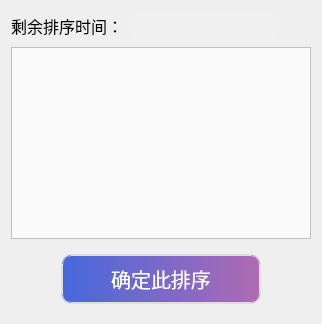
        <widget class="QWidget" name="Thumbnail_of_this_group">
         <attribute name="title">
          <string>本组图片缩略图</string>
         </attribute>
         <layout class="QVBoxLayout" name="verticalLayout" stretch="0,1,0">
          <item>
           <layout class="QHBoxLayout" name="horizontalLayout_6" stretch="0,0,1">
            <item>
             <widget class="QLabel" name="label">
              <property name="font">
               <font>
                <family>黑体</family>
                <pointsize>12</pointsize>
                <weight>50</weight>
                <italic>false</italic>
                <bold>false</bold>
               </font>
              </property>
              <property name="styleSheet">
               <string notr="true">border:none;
font: 12pt &quot;黑体&quot;;</string>
              </property>
              <property name="text">
               <string>剩余排序时间：</string>
              </property>
             </widget>
            </item>
            <item>
             <widget class="QLineEdit" name="lineEdit">
              <property name="minimumSize">
               <size>
                <width>150</width>
                <height>30</height>
               </size>
              </property>
              <property name="maximumSize">
               <size>
                <width>150</width>
                <height>30</height>
               </size>
              </property>
              <property name="font">
               <font>
                <family>Microsoft YaHei UI</family>
                <pointsize>15</pointsize>
                <weight>50</weight>
                <italic>false</italic>
                <bold>false</bold>
               </font>
              </property>
              <property name="styleSheet">
               <string notr="true">border:none;
font: 15pt &quot;Microsoft YaHei UI&quot;;
color: rgb(255, 85, 0);
background-color: rgb(240, 240, 240);
border-radius:10px;</string>
              </property>
              <property name="text">
               <string/>
              </property>
              <property name="readOnly">
               <bool>true</bool>
              </property>
             </widget>
            </item>
            <item>
             <widget class="QLabel" name="label_51">
              <property name="text">
               <string/>
              </property>
             </widget>
            </item>
           </layout>
          </item>
          <item>
           <widget class="QListWidget" name="listWidget">
            <property name="minimumSize">
             <size>
              <width>300</width>
              <height>0</height>
             </size>
            </property>
            <property name="maximumSize">
             <size>
              <width>600</width>
              <height>16777215</height>
             </size>
            </property>
            <property name="styleSheet">
             <string notr="true">#listWidget {
	font: 16px &quot;黑体&quot;;
    outline: 0px;
    background-color: rgb(250, 250, 250);
}

#listWidget::item {
    min-height: 80px;
}

#listWidget::item:hover {
    background-color: rgb(225, 230, 235);
}

#listWidget::item:selected {
    color: white;
}</string>
            </property>
            <property name="autoScrollMargin">
             <number>16</number>
            </property>
            <property name="dragEnabled">
             <bool>true</bool>
            </property>
            <property name="dragDropMode">
             <enum>QAbstractItemView::InternalMove</enum>
            </property>
            <property name="iconSize">
             <size>
              <width>132</width>
              <height>99</height>
             </size>
            </property>
            <property name="gridSize">
             <size>
              <width>0</width>
              <height>100</height>
             </size>
            </property>
           </widget>
          </item>
          <item>
           <widget class="QWidget" name="compare_widget" native="true">
            <property name="font">
             <font>
              <pointsize>13</pointsize>
             </font>
            </property>
            <layout class="QHBoxLayout" name="horizontalLayout_2">
             <item>
              <widget class="QPushButton" name="equal_btn">
               <property name="minimumSize">
                <size>
                 <width>200</width>
                 <height>50</height>
                </size>
               </property>
               <property name="maximumSize">
                <size>
                 <width>30</width>
                 <height>16777215</height>
                </size>
               </property>
               <property name="font">
                <font>
                 <family>微软雅黑</family>
                 <pointsize>15</pointsize>
                </font>
               </property>
               <property name="layoutDirection">
                <enum>Qt::LeftToRight</enum>
               </property>
               <property name="styleSheet">
                <string notr="true">QPushButton:hover {
	background:qlineargradient(spread:pad,x1:0,y1:0,x2:1,y2:0,stop:0 #fffbd5,stop:1 #0083b0);border-top-left-radius:2px;border-top-right-radius:2px;
	
}

QPushButton:pressed {
	background:qlineargradient(spread:pad,x1:0,y1:0,x2:1,y2:0,stop:0 #23074d,stop:1 #cc5333);border-top-left-radius:2px;border-top-right-radius:2px;
}

QPushButton:disabled {
	color: rgb(88, 88, 88);
	background-color: rgb(208, 208, 208);
}

QPushButton {
	border:2px double;
	border-color: rgb(223, 223, 223);
	background:qlineargradient(spread:pad,x1:0,y1:0,x2:1,y2:0,stop:0 #4568dc,stop:1 #b06ab3);border-top-left-radius:2px;border-top-right-radius:2px;
	color: rgb(255, 255, 255);
	border-radius:10px;
}</string>
               </property>
               <property name="text">
                <string>确定此排序</string>
               </property>
              </widget>
             </item>
            </layout>
           </widget>
          </item>
         </layout>
        </widget>
